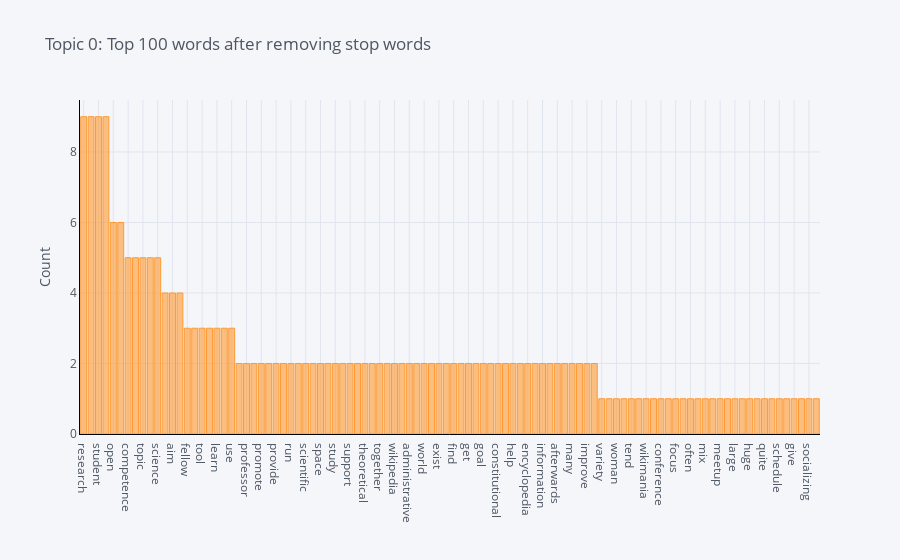

Notebook cell for this chart:
### Markdown cell above
# 3. Analyze Model

### Code cell
#conda install -c conda-forge cufflinks-py 
# pip install cufflinks
plot_model(lda, plot = 'frequency')

### Figure 1 — Plotly figure (JSON) as saved in the notebook; plotly's stock layout.template omitted (floating-point values rounded to 4 significant figures)
{"data": [{"marker": {"color": "rgba(255, 153, 51, 0.6)", "line": {"color": "rgba(255, 153, 51, 1.0)", "width": 1}}, "name": "count", "orientation": "v", "text": "", "type": "bar", "x": ["research", "work", "student", "article", "open", "project", "competence", "program", "topic", "content", "science", "edit", "aim", "way", "fellow", "team", "tool", "law", "learn", "university", "use", "principle", "professor", "point", "promote", "platform", "provide", "participant", "run", "subject", "scientific", "session", "space", "specific", "study", "online", "support", "teaching", "theoretical", "time", "together", "wikimedia", "wikipedia", "workshop", "administrative", "academic", "world", "community", "exist", "final", "find", "editing", "get", "detail", "goal", "course", "constitutional", "group", "help", "encourage", "encyclopedia", "advertise", "information", "chair", "afterwards", "make", "many", "apply", "improve", "also", "variety", "wikipedian", "woman", "different", "tend", "editathon", "wikimania", "typically", "conference", "new", "focus", "offline", "often", "multiple", "mix", "panel", "meetup", "people", "large", "insight", "huge", "history", "quite", "regular", "schedule", "great", "give", "single", "socializing", "speaker"], "y": [9, 9, 9, 9, 6, 6, 5, 5, 5, 5, 5, 4, 4, 4, 3, 3, 3, 3, 3, 3, 3, 2, 2, 2, 2, 2, 2, 2, 2, 2, 2, 2, 2, 2, 2, 2, 2, 2, 2, 2, 2, 2, 2, 2, 2, 2, 2, 2, 2, 2, 2, 2, 2, 2, 2, 2, 2, 2, 2, 2, 2, 2, 2, 2, 2, 2, 2, 2, 2, 2, 1, 1, 1, 1, 1, 1, 1, 1, 1, 1, 1, 1, 1, 1, 1, 1, 1, 1, 1, 1, 1, 1, 1, 1, 1, 1, 1, 1, 1, 1]}], "layout": {"legend": {"bgcolor": "#F5F6F9", "font": {"color": "#4D5663"}}, "paper_bgcolor": "#F5F6F9", "plot_bgcolor": "#F5F6F9", "title": {"font": {"color": "#4D5663"}, "text": "Topic 0: Top 100 words after removing stop words"}, "xaxis": {"gridcolor": "#E1E5ED", "linecolor": "black", "showgrid": true, "tickfont": {"color": "#4D5663"}, "title": {"font": {"color": "#4D5663"}, "text": ""}, "zerolinecolor": "#E1E5ED"}, "yaxis": {"gridcolor": "#E1E5ED", "linecolor": "black", "showgrid": true, "tickfont": {"color": "#4D5663"}, "title": {"font": {"color": "#4D5663"}, "text": "Count"}, "zerolinecolor": "#E1E5ED"}}}
